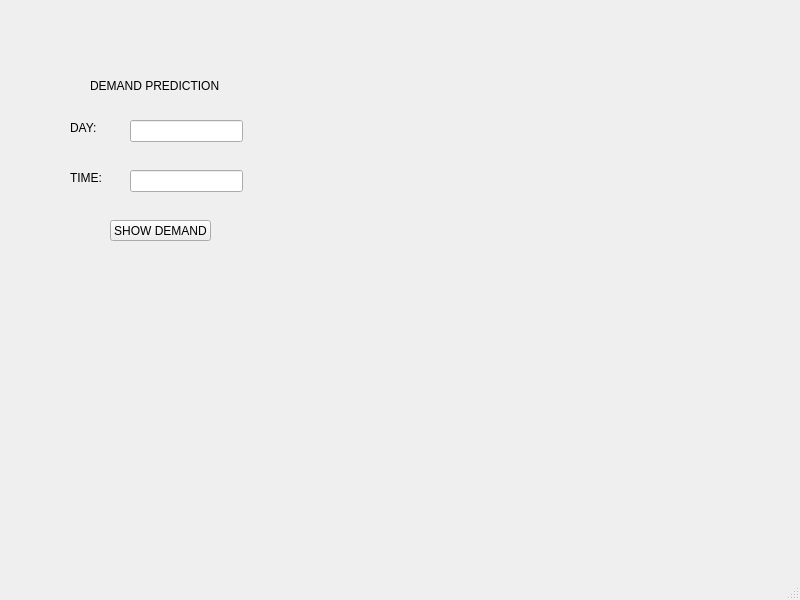
<?xml version="1.0" encoding="UTF-8"?>
<ui version="4.0">
 <class>rotronix</class>
 <widget class="QMainWindow" name="rotronix">
  <property name="geometry">
   <rect>
    <x>0</x>
    <y>0</y>
    <width>800</width>
    <height>600</height>
   </rect>
  </property>
  <property name="windowTitle">
   <string>MainWindow</string>
  </property>
  <widget class="QWidget" name="centralwidget">
   <widget class="QLabel" name="Day">
    <property name="geometry">
     <rect>
      <x>70</x>
      <y>120</y>
      <width>55</width>
      <height>16</height>
     </rect>
    </property>
    <property name="text">
     <string>DAY:</string>
    </property>
   </widget>
   <widget class="QLabel" name="Time">
    <property name="geometry">
     <rect>
      <x>70</x>
      <y>170</y>
      <width>55</width>
      <height>16</height>
     </rect>
    </property>
    <property name="text">
     <string>TIME:</string>
    </property>
   </widget>
   <widget class="QLineEdit" name="lineEdit">
    <property name="geometry">
     <rect>
      <x>130</x>
      <y>120</y>
      <width>113</width>
      <height>22</height>
     </rect>
    </property>
   </widget>
   <widget class="QLineEdit" name="lineEdit_2">
    <property name="geometry">
     <rect>
      <x>130</x>
      <y>170</y>
      <width>113</width>
      <height>22</height>
     </rect>
    </property>
   </widget>
   <widget class="QPushButton" name="pushButton">
    <property name="geometry">
     <rect>
      <x>110</x>
      <y>220</y>
      <width>101</width>
      <height>21</height>
     </rect>
    </property>
    <property name="text">
     <string>SHOW DEMAND</string>
    </property>
   </widget>
   <widget class="QLabel" name="label">
    <property name="geometry">
     <rect>
      <x>90</x>
      <y>70</y>
      <width>161</width>
      <height>31</height>
     </rect>
    </property>
    <property name="text">
     <string>DEMAND PREDICTION</string>
    </property>
   </widget>
  </widget>
  <widget class="QMenuBar" name="menubar">
   <property name="geometry">
    <rect>
     <x>0</x>
     <y>0</y>
     <width>800</width>
     <height>26</height>
    </rect>
   </property>
  </widget>
  <widget class="QStatusBar" name="statusbar"/>
 </widget>
 <resources/>
 <connections/>
</ui>
